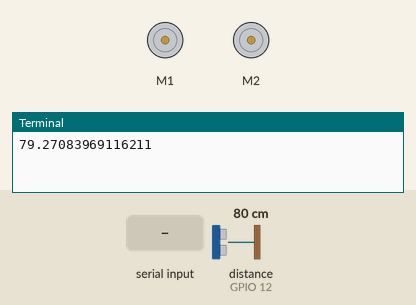
Simulated run of this program. Board: Raspberry Pi (BCM pin numbers). Shown: 2 × DC motor (green arrow = forward, orange = backward, longer = faster), the last lines printed to the terminal. The inputs (shaded band) are chosen by the test bench; at power-on: distance to the obstacle (sensor on GPIO 12) 80 cm. The echo pulse lasts 58.3 µs per cm; motors are numbered in the order the program creates them (left before right in a Robot); the clock reads 2024-03-15 10:24:30 at power-on unless the program sets it. At 7.3 s the program stops and its outputs stay as they are.

Above: at 1.2 s.
1.3 s: "w" typed at the terminal, then Enter
At 2.5 s:
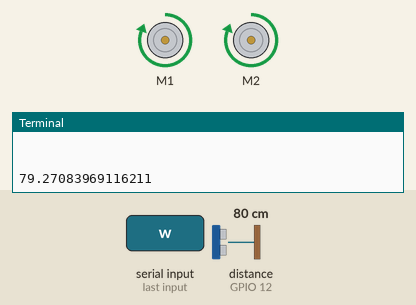
2.8 s: "z" typed at the terminal, then Enter
At 3.7 s:
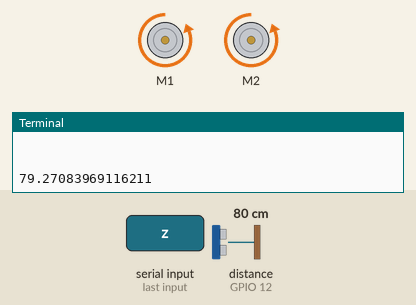
4.3 s: "a" typed at the terminal, then Enter
At 4.9 s:
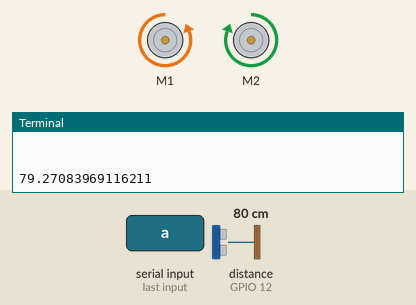
5.8 s: "d" typed at the terminal, then Enter
At 7.0 s:
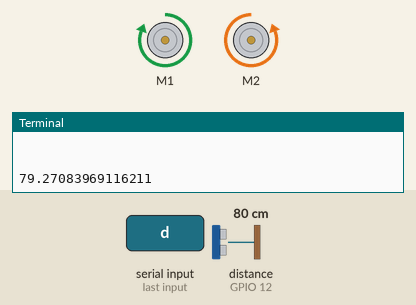
7.3 s: "q" typed at the terminal, then Enter
At 8.0 s:
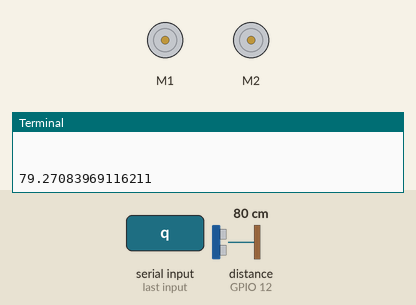
Timing chart, 0 to 8.8 s (numbered marks = the images above; inputs shaded):
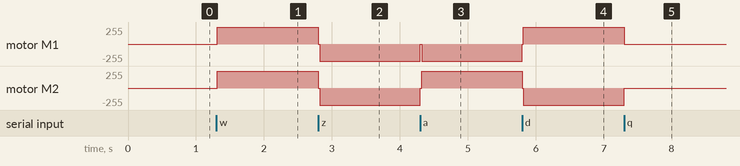

The program:

01_the_car.py
```python
from gpiozero import Robot
import time
import sys
import tty, termios
from ultrasound import UltraSound
import RPi.GPIO as GPIO


def getchar():
    fd = sys.stdin.fileno()
    old_setting = termios.tcgetattr(fd)
    ch=0
    try:
        tty.setraw(sys.stdin.fileno())
        ch=sys.stdin.read(1)
    finally:
        termios.tcsetattr(fd, termios.TCSADRAIN,old_setting)
    return ch

try:
    us = UltraSound(6,12)
    robot = Robot(left=(23,22),right=(17,18))
    speed=1.0

    while True:
        obstdistance = us.measure()
        print(obstdistance)
        if obstdistance < 15:
            speed=0.5
            robot.stop()
            robot.right(speed)
            time.sleep(0.01)
            robot.reverse(speed)
            time.sleep(2)
            speed =1.0
            robot.forward(speed)

        key = getchar()
        if key == "w":
            robot.stop()
            time.sleep(0.01)
            robot.forward(speed)
        elif key == "z":
            robot.stop()
            time.sleep(0.01)
            robot.backward(speed)
        elif key == "a":
            robot.stop()
            time.sleep(0.01)
            robot.left(speed)
        elif key == "d":
            robot.stop()
            time.sleep(0.01)
            robot.right(speed)
        elif key == " ": # space bar
            robot.stop()
        elif key == "q": # q key for quit
            break
        else:
            print(key)


finally:
    # Reset GPIO settings
    GPIO.cleanup()
```

ultrasound.py
```python
# Import required Python libraries
import time
import RPi.GPIO as GPIO

class UltraSound(object):
    def __init__(self, trigger, echo):
        self.trigger = trigger
        self.echo = echo
        # Use BCM GPIO references
        GPIO.setmode(GPIO.BCM)

        # Set pins as output and input
        GPIO.setup(trigger,GPIO.OUT)  # Trigger
        GPIO.setup(echo,GPIO.IN)      # Echo

        # Set trigger to False (Low)
        GPIO.output(trigger, False)

    def measure_once(self):
        # Send 10us pulse to trigger
        GPIO.output(self.trigger, True)
        time.sleep(0.00001)
        GPIO.output(self.trigger, False)
        start = time.time()
        while GPIO.input(self.echo)==0:
            start = time.time()

        while GPIO.input(self.echo)==1:
            stop = time.time()

        # Calculate pulse length
        elapsed = stop-start

        # Distance pulse travelled in that time is time
        # multiplied by the speed of sound (cm/s)
        distance = elapsed * 34000

        # That was the distance there and back so halve the value
        distance = distance / 2
        return distance

    def measure(self):
        li =[]
        for i in range(4):
            li.append( self.measure_once())
        li.sort()
        #print(li)
        dist = (li[1]+li[2])/2.0
        return dist
```

Measured:
- after the input at 1.3 s, motor M1, motor M2: stopped → forward 255/255 at once
- after the input at 2.8 s, motor M1, motor M2: forward 255/255 → backward 255/255 at once
- after the input at 4.3 s, motor M1: backward 255/255 → stopped at once, → backward 255/255 0.02 s later; motor M2: backward 255/255 → forward 255/255 at once
- after the input at 5.8 s, motor M1: backward 255/255 → forward 255/255 at once; motor M2: forward 255/255 → backward 255/255 at once
- after the input at 7.3 s, motor M1: forward 255/255 → stopped at once; motor M2: backward 255/255 → stopped at once
